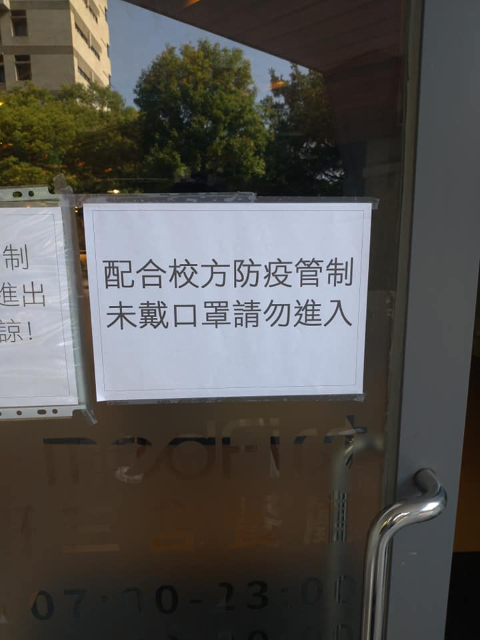
%> input picture 2020-Image_Processing_hw/HW1/未戴口罩禁止.png, 480 x 640 px
$ octave Image_work.m   (GNU Octave 9; MATLAB toolbox functions it lacks are replaced by stand-ins)
%> lines starting %> are read from the running program, lines starting %| are printed output that depends on the picture
clear all

%讀取影像
im_road=imread('未戴口罩禁止.png');
%> im_road is the input picture: size 640x480x3 uint8; mean R, G, B 85, 83.2, 80.4
im_gray=rgb2gray(im_road);
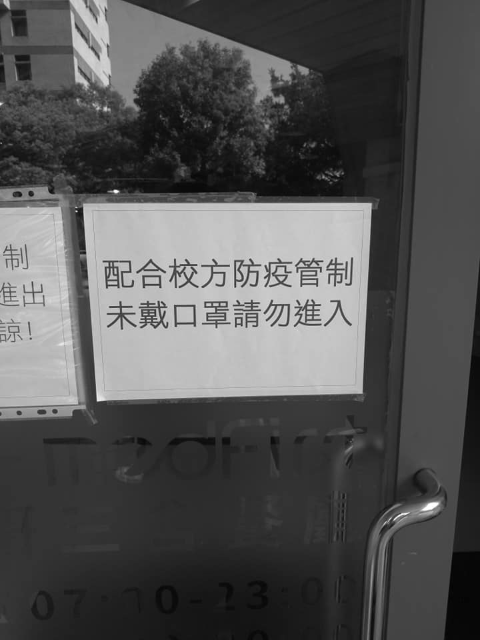
%> im_gray: size 640x480 uint8; min 2, max 255, mean 83.5
figure(1)
imshow(im_gray)
title('原始影像');

%產出具有雜訊的圖像
im_noise=imnoise(im_gray,'salt & pepper',0.5);
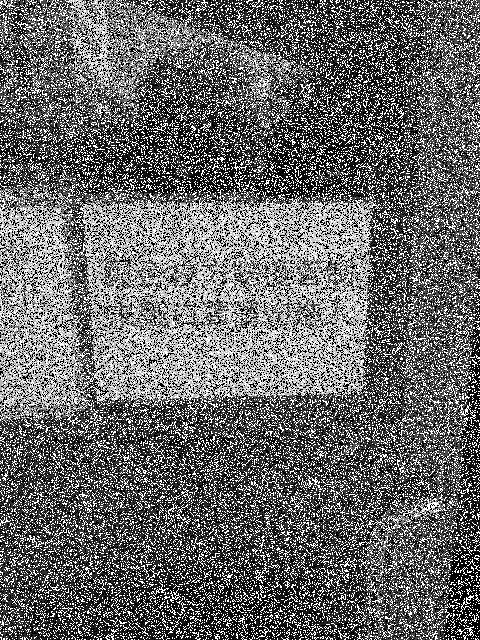
%> im_noise: size 640x480 uint8; min 0, max 255, mean 105.5
figure(2)
imshow(im_noise)
title('加入雜訊後的影像');

%均值濾波
fil_size=5;
fil_fun=fspecial('average',fil_size);
im_fill=uint8(filter2(fil_fun,im_noise));
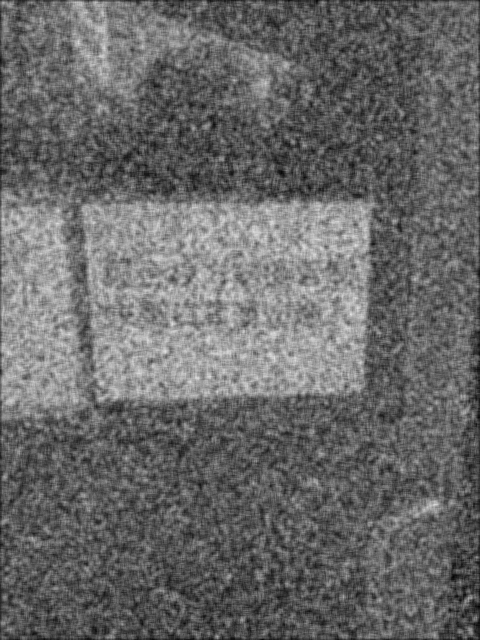
%> im_fill: size 640x480 uint8; min 2, max 226, mean 105.1
figure(3);
imshow(im_fill)
title('均值濾波後的影像');

$ run again, with 2020-Image_Processing_hw/HW1/備妥學生證.png copied over 2020-Image_Processing_hw/HW1/未戴口罩禁止.png
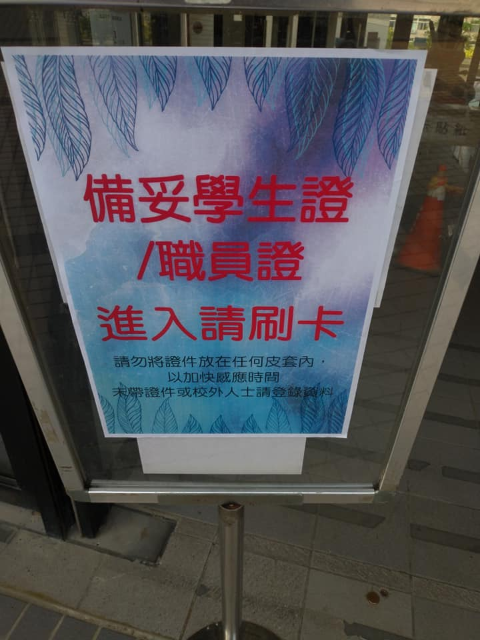
%> input picture 2020-Image_Processing_hw/HW1/備妥學生證.png, 480 x 640 px
%> im_road is the input picture: size 640x480x3 uint8; mean R, G, B 83.6, 83.1, 88.5
%> `im_noise=imnoise(im_gray,'salt & pepper',0.5);`:
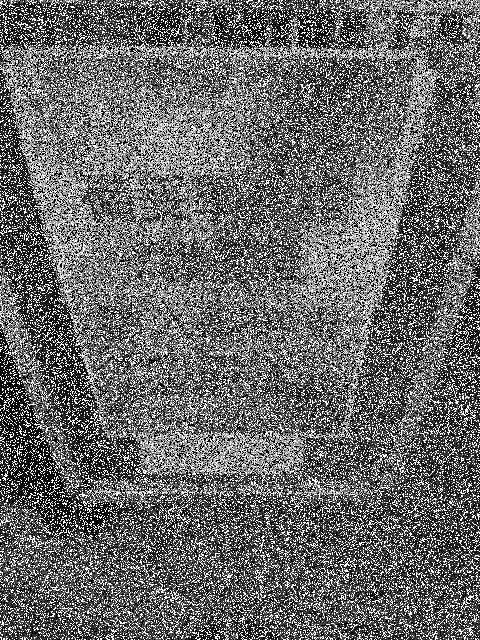
%> im_noise: size 640x480 uint8; min 0, max 255, mean 105.8
%> `im_fill=uint8(filter2(fil_fun,im_noise));`:
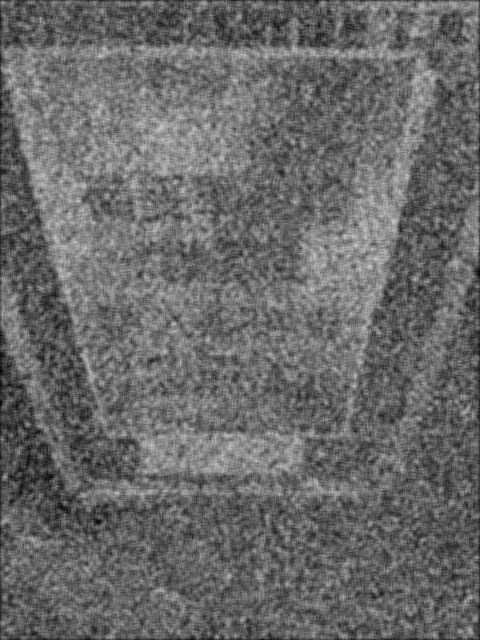
%> im_fill: size 640x480 uint8; min 3, max 209, mean 105.3
